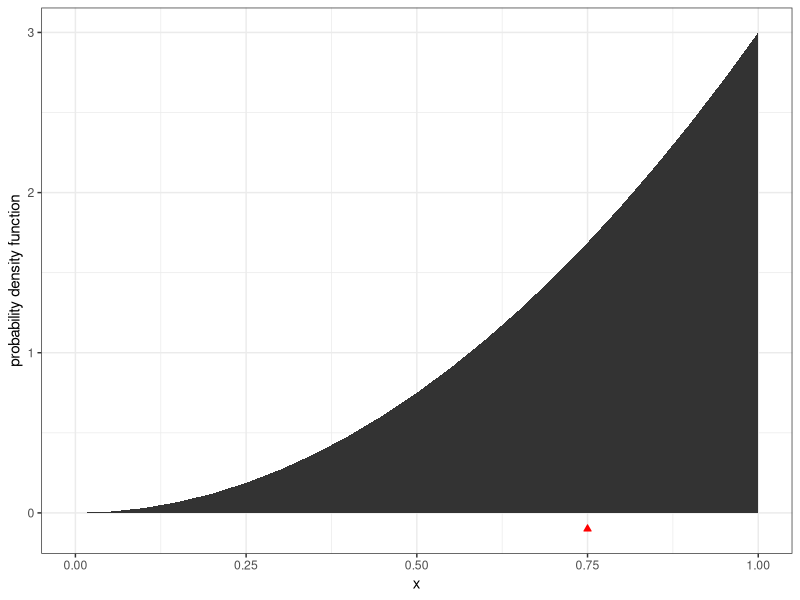
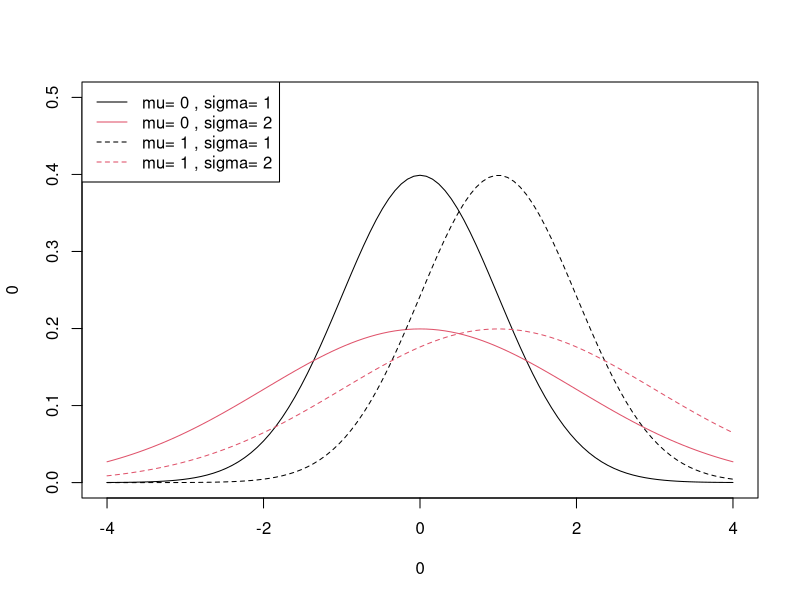

These charts were generated, in order, by the following R code:
## ----libraries, message=FALSE, warning=FALSE, cache=FALSE----------------
library("dplyr")
library("ggplot2")

## ----set_seed------------------------------------------------------------
set.seed(2)

## ----center_of_mass, fig.height=4----------------------------------------
d <- data.frame(x = seq(0,1,by=0.05)) %>%
  mutate(y = 3*x^2)


ggplot(d, aes(x, ymin = 0, ymax = y)) + 
  geom_ribbon() +
  geom_point(data = data.frame(x=.75,y=-0.1), aes(x,y), 
             shape=24, color='red', fill='red') + 
  labs(y = "probability density function") +
  theme_bw()

## ----echo=TRUE-----------------------------------------------------------
inverse_cdf = function(u) u^(1/3)
x = inverse_cdf(runif(1e6))
mean(x)
var(x); 3/80

## ------------------------------------------------------------------------
d = data.frame(mu=c(0,0,1,1), sigma=c(1,2,1,2))
d$legend_name = paste("mu=", d$mu, ", sigma=", d$sigma)
plot(0,0, type="n", xlim=c(-4,4), ylim=c(0,0.5))
for (i in 1:nrow(d)) {
	mu = d$mu[i]; sigma = d$sigma[i]
	curve(dnorm(x, mu, sigma), add=TRUE, lty=mu+1, col = sigma)
}
legend("topleft", legend = d$legend_name,
			 lty=d$mu+1, col = d$sigma)

## ----echo=TRUE-----------------------------------------------------------
pnorm(1.5) # default is mean=0, sd=1

## ----echo=TRUE-----------------------------------------------------------
1-pnorm((18-15)/2)         # by standardizing
1-pnorm(18, mean=15, sd=2) # using the mean and sd arguments

## ----echo = TRUE---------------------------------------------------------
mu = 5.3
sigma = 0.1

pnorm(5, mean = mu, sd = sigma) + ( 1 - pnorm(6, mean = mu, sd = sigma) )
